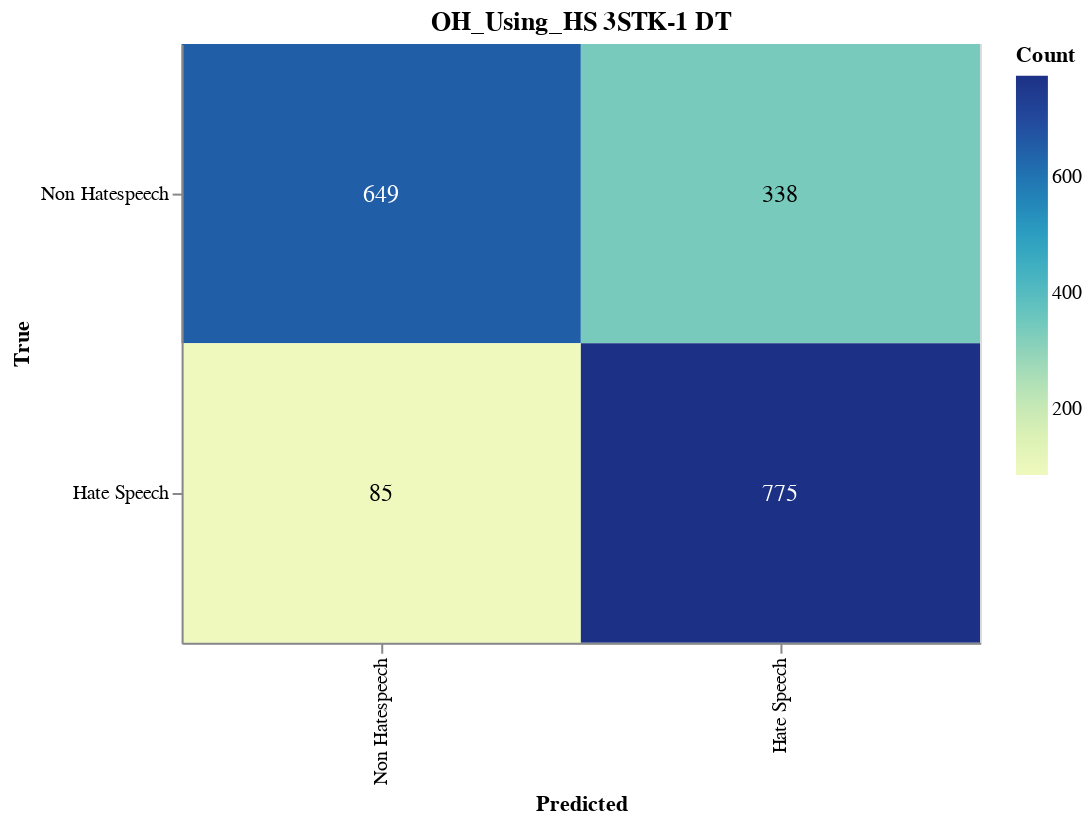

This figure's notebook cell:
### Markdown cell above
#### Save CM

### Code cell
import altair as alt
import altair_saver
import pandas as pd
from sklearn.metrics import confusion_matrix

# Calculate the confusion matrix
cm = confusion_matrix(y_val, adjusted_predictions)

# Define class names
class_names = ['Non Hatespeech', 'Hate Speech']

# Convert confusion matrix to DataFrame
cm_df = pd.DataFrame(cm, index=class_names, columns=class_names).reset_index().melt(id_vars='index')
cm_df.columns = ['True', 'Predicted', 'Count']

# Ensure the order of categories
cm_df['True'] = pd.Categorical(cm_df['True'], categories=class_names, ordered=True)
cm_df['Predicted'] = pd.Categorical(cm_df['Predicted'], categories=class_names, ordered=True)

# Create the Altair plot
heatmap = alt.Chart(cm_df).mark_rect().encode(
    x=alt.X('Predicted:O', sort=class_names),
    y=alt.Y('True:O', sort=class_names),
    color='Count:Q',
    tooltip=['True', 'Predicted', 'Count']
).properties(
    width=400,
    height=300,
    title='OH_Using_HS 3STK-1 DT'
)

# Add text labels
text = heatmap.mark_text(
    align='center',
    baseline='middle',
    fontSize=12
).encode(
    text='Count:Q',
    color=alt.condition(
        alt.datum.Count > cm.max() / 2,
        alt.value('white'),
        alt.value('black')
    )
)

# Combine heatmap and text
final_chart = heatmap + text

# Display the plot
final_chart.show()

### Figure 1 — Vega-Lite specification as saved in the notebook (floating-point values rounded to 4 significant figures)
{"config": {"view": {"continuousWidth": 300, "continuousHeight": 300}}, "layer": [{"mark": {"type": "rect"}, "encoding": {"color": {"field": "Count", "type": "quantitative"}, "tooltip": [{"field": "True", "type": "ordinal"}, {"field": "Predicted", "type": "ordinal"}, {"field": "Count", "type": "quantitative"}], "x": {"field": "Predicted", "sort": ["Non Hatespeech", "Hate Speech"], "type": "ordinal"}, "y": {"field": "True", "sort": ["Non Hatespeech", "Hate Speech"], "type": "ordinal"}}, "title": "OH_Using_HS 3STK-1 DT"}, {"mark": {"type": "text", "align": "center", "baseline": "middle", "fontSize": 12}, "encoding": {"color": {"condition": {"test": "(datum.Count > 387.5)", "value": "white"}, "value": "black"}, "text": {"field": "Count", "type": "quantitative"}, "tooltip": [{"field": "True", "type": "ordinal"}, {"field": "Predicted", "type": "ordinal"}, {"field": "Count", "type": "quantitative"}], "x": {"field": "Predicted", "sort": ["Non Hatespeech", "Hate Speech"], "type": "ordinal"}, "y": {"field": "True", "sort": ["Non Hatespeech", "Hate Speech"], "type": "ordinal"}}, "title": "OH_Using_HS 3STK-1 DT"}], "data": {"name": "data-d89f7e958ff039a2afe8b7119060eb4d"}, "height": 300, "width": 400, "$schema": "https://vega.github.io/schema/vega-lite/v5.17.0.json", "datasets": {"data-d89f7e958ff039a2afe8b7119060eb4d": [{"True": "Non Hatespeech", "Predicted": "Non Hatespeech", "Count": 649}, {"True": "Hate Speech", "Predicted": "Non Hatespeech", "Count": 85}, {"True": "Non Hatespeech", "Predicted": "Hate Speech", "Count": 338}, {"True": "Hate Speech", "Predicted": "Hate Speech", "Count": 775}]}}
